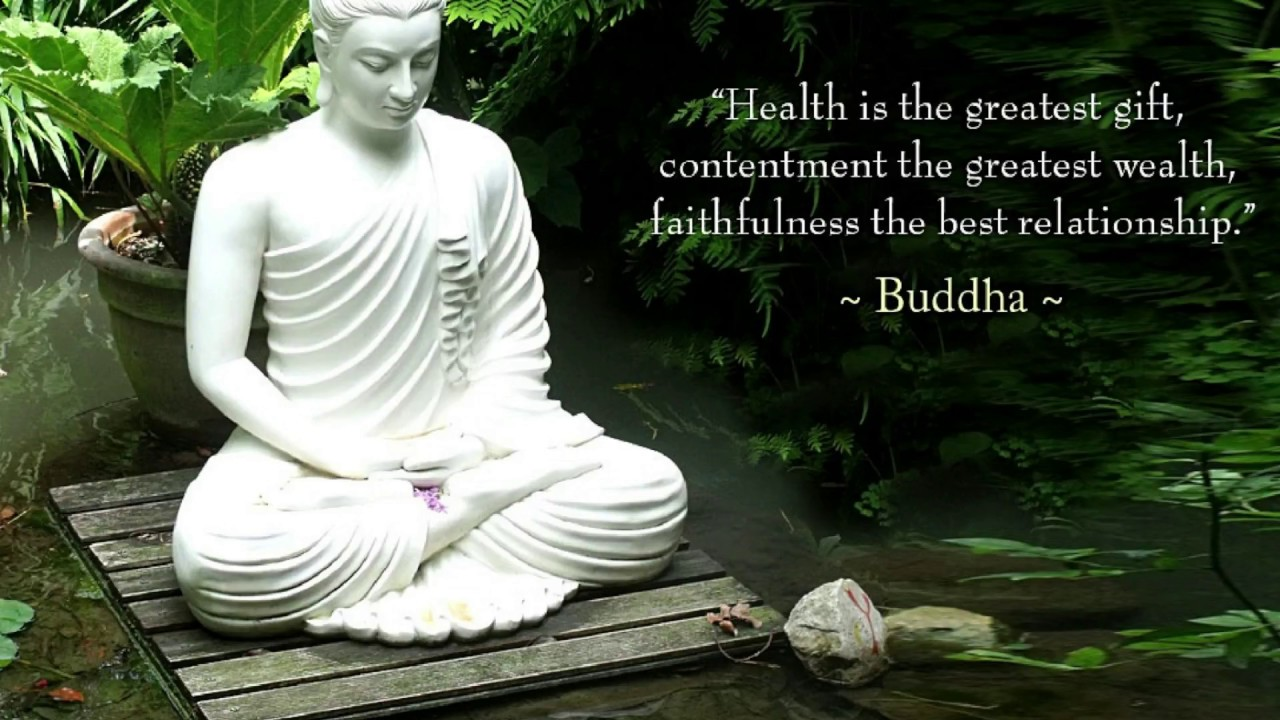
#> input picture Image_Resizer/buddha.jpg, 1280 x 720 px
$ python main.py
#> lines starting #> are read from the running program, lines starting #| are printed output that depends on the picture
import cv2

# Configurable Parameters
source = "buddha.jpg"
destination = "new_image.png"
src = cv2.imread(source, cv2.IMREAD_UNCHANGED)
#> src is the input picture: shape (720, 1280, 3); mean B, G, R 71, 88.6, 79.2
 #cv2.imshow("title", src)

# Percentage by which image is resized
scale_percent = 50


# Calculate the 50 percent of original dimensions
new_width = int(src.shape[1] * scale_percent / 100)
#> new_width = 640
new_height = int(src.shape[0] * scale_percent / 100)
#> new_height = 360

# Resize image
output = cv2.resize(src, (new_width, new_height))
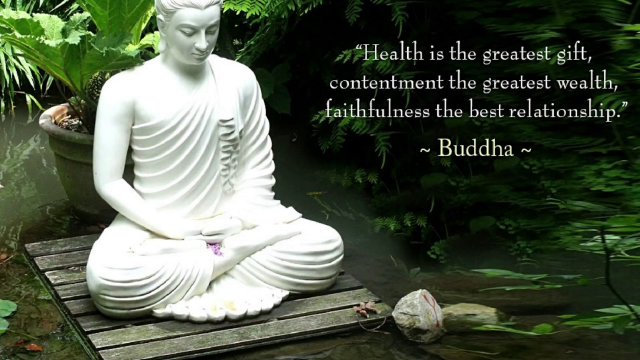
#> output: shape (360, 640, 3); mean B, G, R 71.1, 88.8, 79.3

cv2.imwrite(destination, output)
cv2.waitKey(0)
